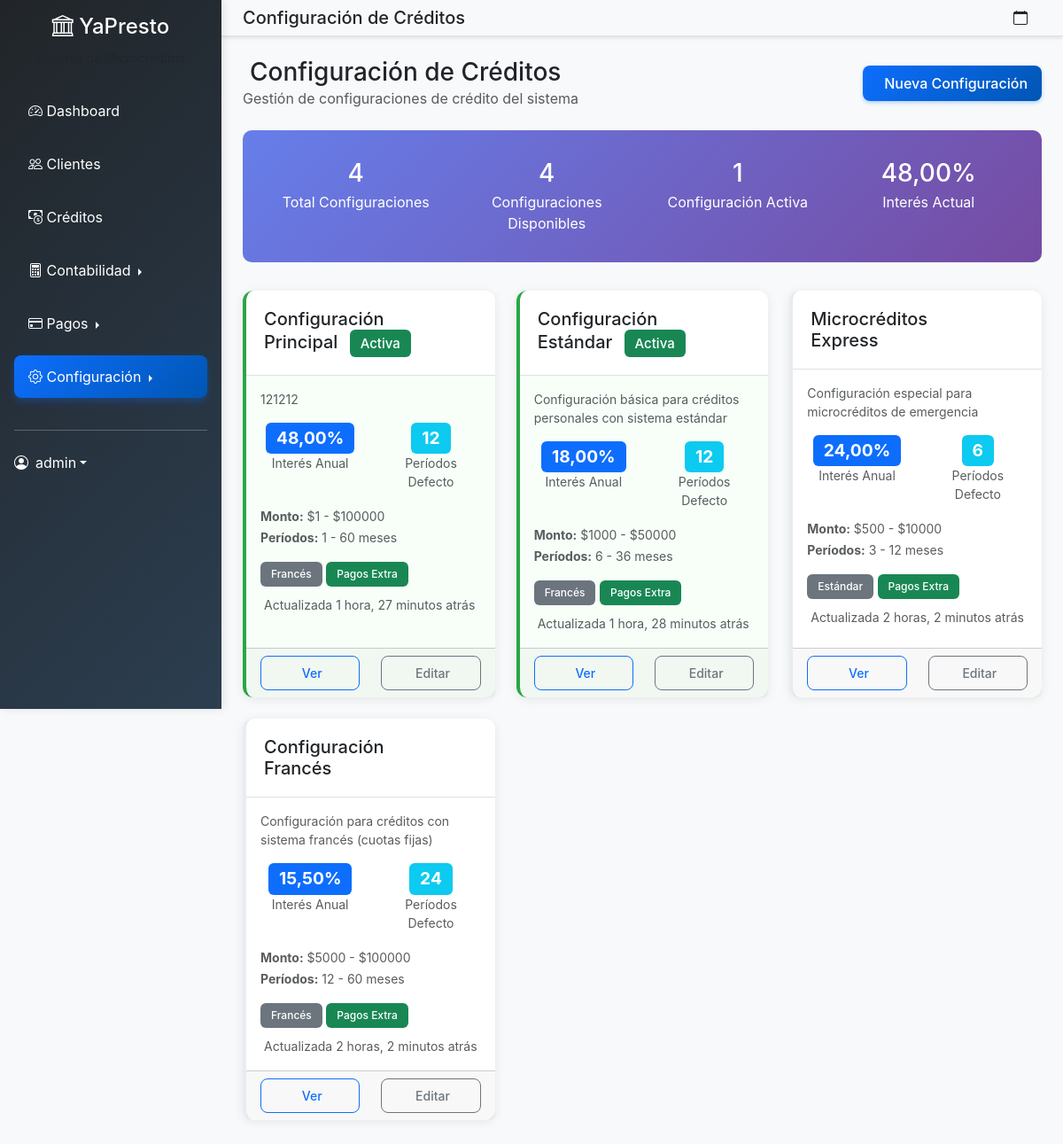
/configuracion/creditos/ (signed in), run on the app's committed database.
### microcreditos/models.py (models this page shows, shortened)
class ConfiguracionCredito(models.Model):
    TIPO_CALCULO_CHOICES = [
        ('estandar', 'Estándar'),
        ('frances', 'Francés'),
        ('aleman', 'Alemán'),
        ('americano', 'Americano'),
    ]
    nombre = models.CharField(max_length=200, default="Configuración Principal")
    descripcion = models.TextField(blank=True, help_text="Descripción de esta configuración de crédito")
    interes_anual = models.DecimalField(
        max_digits=5,
        decimal_places=2,
        default=Decimal('15.00'),
        help_text="Tasa de interés anual en porcentaje (ej: 15.00 para 15%)"
    )
    numero_periodos_defecto = models.IntegerField(
        default=12,
        help_text="Número de períodos (cuotas) por defecto para nuevos préstamos"
    )
    pagos_extra_permitidos = models.BooleanField(
        default=True,
        help_text="Permitir pagos adicionales al monto de la cuota"
    )
    tipo_calculo = models.CharField(
        max_length=20,
        choices=TIPO_CALCULO_CHOICES,
        default='estandar',
        help_text="Método de cálculo de cuotas"
    )
    monto_minimo = models.DecimalField(
        max_digits=10,
        decimal_places=2,
        default=Decimal('1000.00'),
        help_text="Monto mínimo de préstamo"
    )
    monto_maximo = models.DecimalField(
        max_digits=10,
        decimal_places=2,
        default=Decimal('100000.00'),
        help_text="Monto máximo de préstamo"
    )
    periodos_minimos = models.IntegerField(
        default=1,
        help_text="Número mínimo de períodos (cuotas)"
    )
    periodos_maximos = models.IntegerField(
        default=60,
        help_text="Número máximo de períodos (cuotas)"
    )
    comision_apertura = models.DecimalField(
        max_digits=5,
        decimal_places=2,
        default=Decimal('0.00'),
        help_text="Comisión de apertura en porcentaje"
    )
    gastos_administrativos = models.DecimalField(
        max_digits=8,
        decimal_places=2,
        default=Decimal('0.00'),
        help_text="Gastos administrativos fijos"
    )
    activa = models.BooleanField(
        default=True,
        help_text="Configuración activa en el sistema"
    )
    fecha_creacion = models.DateTimeField(default=timezone.now)
    fecha_modificacion = models.DateTimeField(auto_now=True)
    creado_por = models.ForeignKey(User, on_delete=models.CASCADE, related_name='configuraciones_credito')
    @classmethod
    def get_configuracion_activa(cls):
        return cls.objects.filter(activa=True).first()
    class Meta:
        verbose_name = "Configuración de Crédito"
        verbose_name_plural = "Configuraciones de Crédito"
        ordering = ['-activa', '-fecha_modificacion']

### microcreditos/views.py (the view)
# urls.py: path('configuracion/creditos/', views.configuracion_credito, name='configuracion_credito'),
@login_required
def configuracion_credito(request):
    configuraciones = ConfiguracionCredito.objects.all().order_by('-activa', '-fecha_modificacion')
    configuracion_activa = ConfiguracionCredito.get_configuracion_activa()
    context = {
        'configuraciones': configuraciones,
        'configuracion_activa': configuracion_activa,
        'total_configuraciones': configuraciones.count(),
        'titulo': 'Configuración de Créditos',
    }
    return render(request, 'microcreditos/configuracion_credito.html', context)

### accounts/models.py (called while the page is built)
    def es_administrador(self):
        return self.rol == 'administrador'

### templates/microcreditos/configuracion_credito.html (shortened to what this page needs)
{% extends 'dashboard_base.html' %}
{% load static %}
{% block page_title %}Configuración de Créditos{% endblock %}
{% block dashboard_content %}
<div class="d-flex justify-content-between align-items-center mb-4">
    <div>
        <h1 class="h3 mb-0">
            {{ titulo }}
        </h1>
        <p class="text-muted mb-0">Gestión de configuraciones de crédito del sistema</p>
    </div>
    <a href="{% url 'microcreditos:crear_configuracion_credito' %}" class="btn btn-primary">
        Nueva Configuración
    </a>
</div>
    <div class="stats-container">
        <div class="row">
            <div class="col-md-3 text-center">
                <h3 class="mb-1">{{ total_configuraciones }}</h3>
                <p class="mb-0">Total Configuraciones</p>
            </div>
            <div class="col-md-3 text-center">
                <h3 class="mb-1">{{ configuraciones|length }}</h3>
                <p class="mb-0">Configuraciones Disponibles</p>
            </div>
            <div class="col-md-3 text-center">
                <h3 class="mb-1">
                    {% if configuracion_activa %}1{% else %}0{% endif %}
                </h3>
                <p class="mb-0">Configuración Activa</p>
            </div>
            <div class="col-md-3 text-center">
                <h3 class="mb-1">
                    {% if configuracion_activa %}{{ configuracion_activa.interes_anual }}%{% else %}N/A{% endif %}
                </h3>
                <p class="mb-0">Interés Actual</p>
            </div>
        </div>
    </div>
    <div class="row">
        {% for config in configuraciones %}
        <div class="col-lg-6 col-xl-4 mb-4">
            <div class="card config-card h-100 {% if config.activa %}active{% endif %}">
                <div class="card-header d-flex justify-content-between align-items-center">
                    <h5 class="card-title mb-0">
                        {{ config.nombre }}
                        {% if config.activa %}
                        <span class="badge bg-success ms-2">Activa</span>
                        {% endif %}
                    </h5>
                </div>
                <div class="card-body">
                    {% if config.descripcion %}
                    <p class="text-muted small">{{ config.descripcion|truncatewords:15 }}</p>
                    {% endif %}
                    <div class="row mb-3">
                        <div class="col-6">
                            <div class="text-center">
                                <span class="badge interes-badge bg-primary">{{ config.interes_anual }}%</span>
                                <small class="d-block text-muted">Interés Anual</small>
                            </div>
                        </div>
                        <div class="col-6">
                            <div class="text-center">
                                <span class="badge interes-badge bg-info">{{ config.numero_periodos_defecto }}</span>
                                <small class="d-block text-muted">Períodos Defecto</small>
                            </div>
                        </div>
                    </div>
                    <div class="row mb-3">
                        <div class="col-12">
                            <small class="text-muted">
                                <strong>Monto:</strong> ${{ config.monto_minimo|floatformat:0 }} - ${{ config.monto_maximo|floatformat:0 }}
                            </small>
                        </div>
                        <div class="col-12">
                            <small class="text-muted">
                                <strong>Períodos:</strong> {{ config.periodos_minimos }} - {{ config.periodos_maximos }} meses
                            </small>
                        </div>
                    </div>
                    <div class="mb-2">
                        <span class="badge bg-secondary">{{ config.get_tipo_calculo_display }}</span>
                        {% if config.pagos_extra_permitidos %}
                        <span class="badge bg-success">Pagos Extra</span>
                        {% endif %}
                    </div>
                    <small class="text-muted">
                        Actualizada {{ config.fecha_modificacion|timesince }} atrás
                    </small>
                </div>
                <div class="card-footer">
                    <div class="row">
                        <div class="col-6">
                            <a href="{% url 'microcreditos:detalle_configuracion_credito' config.id %}"
                               class="btn btn-outline-primary btn-sm w-100">
                                Ver
                            </a>
                        </div>
                        <div class="col-6">
                            <a href="{% url 'microcreditos:editar_configuracion_credito' config.id %}"
                               class="btn btn-outline-secondary btn-sm w-100">
                                Editar
                            </a>
                        </div>
                    </div>
                </div>
            </div>
        </div>
        {% endfor %}
    </div>
{% endblock %}

### templates/dashboard_base.html (shortened to what this page needs)
{% extends 'base.html' %}
{% load static %}
{% block content %}
<div class="d-flex dashboard-layout">
    <nav class="sidebar bg-dark text-white p-3" style="width: 250px; min-height: 100vh;">
        <div class="text-center mb-4">
            <h4><i class="bi bi-bank"></i> YaPresto</h4>
            <small class="text-muted">Sistema de Microcréditos</small>
        </div>
        <ul class="nav nav-pills flex-column">
            <li class="nav-item mb-2">
                <a href="{% url 'microcreditos:dashboard' %}" class="nav-link text-white {% if request.resolver_match.url_name == 'dashboard' %}active{% endif %}">
                    <i class="bi bi-speedometer2"></i> Dashboard
                </a>
            </li>
            <li class="nav-item mb-2">
                <a href="{% url 'microcreditos:lista_clientes' %}" class="nav-link text-white {% if 'cliente' in request.resolver_match.url_name %}active{% endif %}">
                    <i class="bi bi-people"></i> Clientes
                </a>
            </li>
            <li class="nav-item mb-2">
                <a href="{% url 'microcreditos:lista_prestamos' %}" class="nav-link text-white {% if 'prestamo' in request.resolver_match.url_name %}active{% endif %}">
                    <i class="bi bi-cash-coin"></i> Créditos
                </a>
            </li>
            <li class="nav-item mb-2">
                <div class="dropdown dropend">
                    <a href="#" class="nav-link text-white dropdown-toggle {% if 'contabilidad' in request.resolver_match.url_name or 'diario' in request.resolver_match.url_name %}active{% endif %}"
                       data-bs-toggle="dropdown" aria-expanded="false">
                        <i class="bi bi-calculator"></i> Contabilidad
                    </a>
                </div>
            </li>
            <li class="nav-item mb-2">
                <div class="dropdown dropend">
                    <a href="#" class="nav-link text-white dropdown-toggle {% if 'pago' in request.resolver_match.url_name %}active{% endif %}"
                       data-bs-toggle="dropdown" aria-expanded="false">
                        <i class="bi bi-credit-card"></i> Pagos
                    </a>
                </div>
            </li>
            {% if user.perfil.es_administrador %}
            <li class="nav-item mb-2">
                <div class="dropdown dropend">
                    <a href="#" class="nav-link text-white dropdown-toggle {% if 'configuracion' in request.resolver_match.url_name %}active{% endif %}"
                       data-bs-toggle="dropdown" aria-expanded="false">
                        <i class="bi bi-gear"></i> Configuración
                    </a>
                </div>
            </li>
            {% endif %}
        </ul>
        <hr class="my-4">
        <div class="dropdown">
            <a href="#" class="d-flex align-items-center text-white text-decoration-none dropdown-toggle" data-bs-toggle="dropdown">
                <i class="bi bi-person-circle me-2"></i>
                {{ user.username }}
            </a>
        </div>
    </nav>
    <main class="flex-grow-1">
        <nav class="navbar navbar-light bg-light border-bottom px-4">
            <div class="d-flex align-items-center">
                <h5 class="mb-0">{% block page_title %}Dashboard{% endblock %}</h5>
            </div>
            <div class="d-flex align-items-center">
                <span class="me-3">
                    <i class="bi bi-calendar"></i> {{ "now"|date:"d/m/Y H:i" }}
                </span>
            </div>
        </nav>
        <div class="p-4">
            {% block dashboard_content %}{% endblock %}
        </div>
    </main>
</div>
{% endblock %}

### static/css/style.css (style rules this page uses)
:root { --primary-color: #0d6efd; --secondary-color: #6c757d; --success-color: #198754; --warning-color: #ffc107; --danger-color: #dc3545; --info-color: #0dcaf0; --light-color: #f8f9fa; --dark-color: #212529; --sidebar-bg: #343a40; --border-color: #dee2e6; }
* { box-sizing: border-box; }
html, body { margin: 0; padding: 0; width: 100%; overflow-x: hidden; }
body { font-family: 'Inter', -apple-system, BlinkMacSystemFont, 'Segoe UI', sans-serif; background-color: #f8f9fa; }
.sidebar { background: linear-gradient(135deg, var(--dark-color) 0%, #2c3e50 100%); box-shadow: 2px 0 10px rgba(0,0,0,0.1); min-height: 100vh; position: fixed; z-index: 1000; }
.sidebar .nav-link { color: rgba(255,255,255,0.8); padding: 12px 16px; border-radius: 8px; margin-bottom: 4px; transition: all 0.3s ease; }
.sidebar .nav-link.active { background: linear-gradient(135deg, var(--primary-color) 0%, #0056b3 100%); color: white; box-shadow: 0 4px 8px rgba(13, 110, 253, 0.3); }
.dashboard-layout main { margin-left: 250px; }
.navbar { box-shadow: 0 2px 4px rgba(0,0,0,0.1); }
.card { border: none; border-radius: 12px; box-shadow: 0 2px 12px rgba(0,0,0,0.08); transition: all 0.3s ease; }
.card-header { background: white; border-bottom: 1px solid var(--border-color); border-radius: 12px 12px 0 0 !important; padding: 1.25rem; }
.btn { border-radius: 8px; font-weight: 500; padding: 0.5rem 1rem; transition: all 0.3s ease; }
.btn-primary { background: linear-gradient(135deg, var(--primary-color) 0%, #0056b3 100%); border: none; box-shadow: 0 2px 4px rgba(13, 110, 253, 0.3); }
.badge { font-weight: 500; padding: 0.5rem 0.75rem; border-radius: 6px; }

### templates/microcreditos/configuracion_credito.html (style rules this page uses)
.config-card { transition: all 0.3s ease; border-left: 4px solid #e9ecef; }
.config-card.active { border-left-color: #28a745; background-color: #f8fff9; }
.interes-badge { font-size: 1.2rem; font-weight: bold; }
.stats-container { background: linear-gradient(135deg, #667eea 0%, #764ba2 100%); color: white; border-radius: 10px; padding: 2rem; margin-bottom: 2rem; }

### data on the page
ConfiguracionCredito: interes_anual "48,00", nombre "Configuración Principal", activa "Activa", descripcion "121212", numero_periodos_defecto "12", monto_minimo "1", monto_maximo "100000", periodos_minimos "1", periodos_maximos "60", tipo_calculo "Francés", pagos_extra_permitidos "Pagos Extra", fecha_modificacion "1 hora, 27 minutos"
ConfiguracionCredito: nombre "Configuración Estándar", activa "Activa", descripcion "Configuración básica para créditos personales con sistema estándar", interes_anual "18,00", numero_periodos_defecto "12", monto_minimo "1000", monto_maximo "50000", periodos_minimos "6", periodos_maximos "36", tipo_calculo "Francés", pagos_extra_permitidos "Pagos Extra", fecha_modificacion "1 hora, 28 minutos"
ConfiguracionCredito: nombre "Microcréditos Express", descripcion "Configuración especial para microcréditos de emergencia", interes_anual "24,00", numero_periodos_defecto "6", monto_minimo "500", monto_maximo "10000", periodos_minimos "3", periodos_maximos "12", tipo_calculo "Estándar", pagos_extra_permitidos "Pagos Extra", fecha_modificacion "2 horas, 2 minutos"
ConfiguracionCredito: nombre "Configuración Francés", descripcion "Configuración para créditos con sistema francés (cuotas fijas)", interes_anual "15,50", numero_periodos_defecto "24", monto_minimo "5000", monto_maximo "100000", periodos_minimos "12", periodos_maximos "60", tipo_calculo "Francés", pagos_extra_permitidos "Pagos Extra", fecha_modificacion "2 horas, 2 minutos"

### other printed values
{{ user.username }} "admin"
{{ titulo }} "Configuración de Créditos"
{{ total_configuraciones }} "4"
{{ configuraciones|length }} "4"
